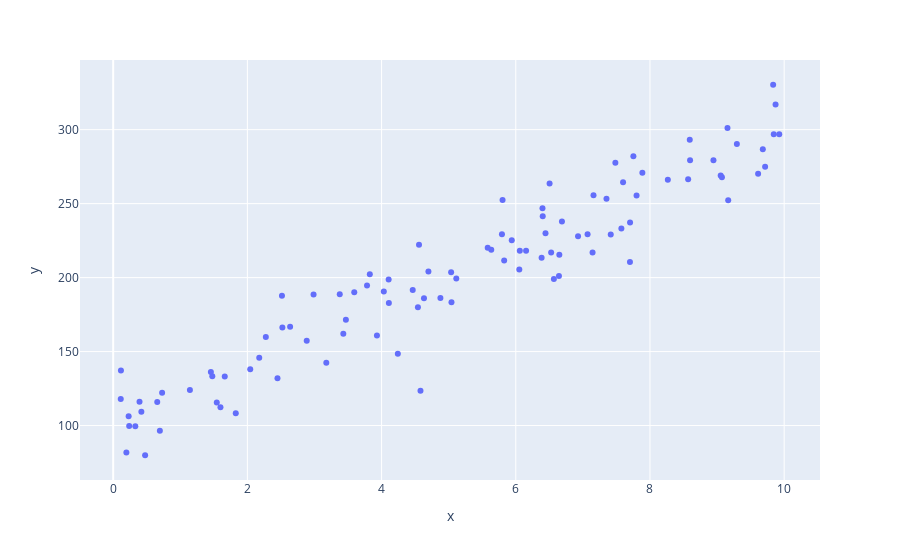

Source (notebook cell):
### Markdown cell above
# Simple linear regression

- error is normally distribted
- errors are homoskedastic (variability in errors is constant regardless of $x_i$)
- the "linear form" is true (and $x_i$ is "measured with out error" or is "known and fixed")
- the errors are independent

### Code cell
x
beta0 = b
beta1 = m
#error = stats.norm(loc=0, scale=2).rvs(n)
y_with_error = beta0 + beta1*x + error  #y = m*x+b 

df3 = pd.DataFrame({'x':x, 'y':10*y_with_error})
px.scatter(df3, x='x', y='y')
